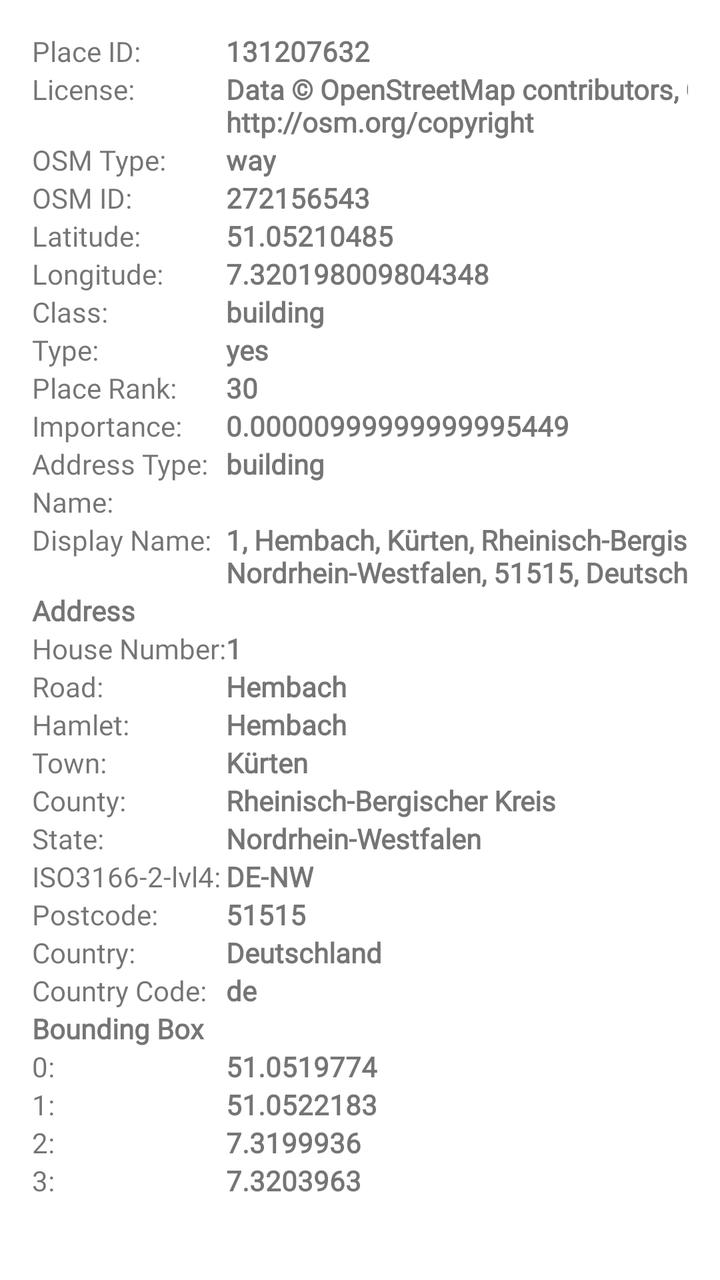
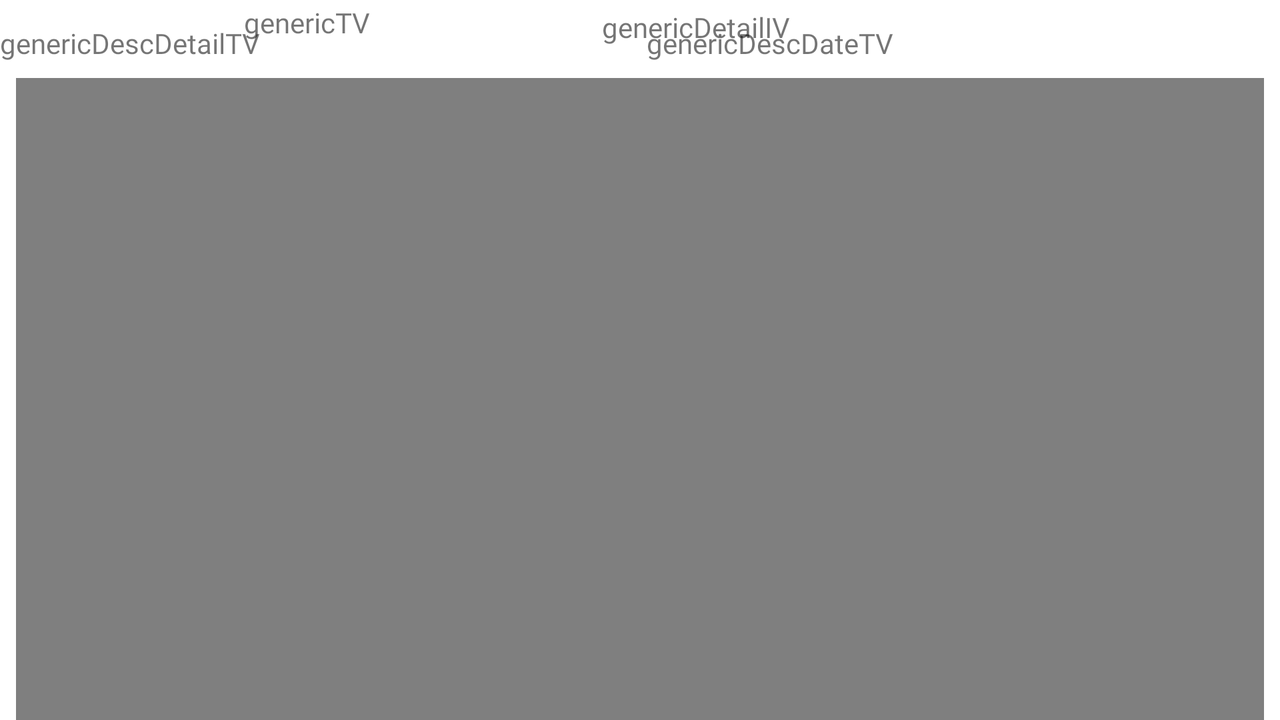

Two renders of one Android screen. The first uses the default layout on a phone; the second uses the alternative layout the repository ships for a different screen configuration, on a matching device. The two XML files are below.
<!-- AndroidManifest.xml: application theme Theme.TickTrax_GEO -->
<!-- res/layout/fragment_home_detail.xml -->
<?xml version="1.0" encoding="utf-8"?>
<ScrollView xmlns:android="http://schemas.android.com/apk/res/android"
    android:layout_width="match_parent"
    android:layout_height="match_parent">

    <GridLayout
        android:layout_width="match_parent"
        android:layout_height="wrap_content"
        android:columnCount="2"
        android:orientation="horizontal"
        android:padding="16dp"
        android:rowCount="21">

        <TextView
            android:layout_width="wrap_content"
            android:layout_height="wrap_content"
            android:text="Place ID:" />

        <TextView
            android:id="@+id/placeIdTV"
            android:layout_width="wrap_content"
            android:layout_height="wrap_content"
            android:text="131207632"
            android:textStyle="bold" />

        <TextView
            android:layout_width="wrap_content"
            android:layout_height="wrap_content"
            android:text="License:" />

        <TextView
            android:id="@+id/licenseTV"
            android:layout_width="wrap_content"
            android:layout_height="wrap_content"
            android:text='"Data © OpenStreetMap contributors, ODbL 1.0. http://osm.org/copyright"'
            android:textStyle="bold" />

        <TextView
            android:layout_width="wrap_content"
            android:layout_height="wrap_content"
            android:text="OSM Type:" />

        <TextView
            android:id="@+id/osmTypeTV"
            android:layout_width="wrap_content"
            android:layout_height="wrap_content"
            android:text='"way"'
            android:textStyle="bold" />

        <TextView
            android:layout_width="wrap_content"
            android:layout_height="wrap_content"
            android:text="OSM ID:" />

        <TextView
            android:id="@+id/osmIdTV"
            android:layout_width="wrap_content"
            android:layout_height="wrap_content"
            android:text="272156543"
            android:textStyle="bold" />

        <TextView
            android:layout_width="wrap_content"
            android:layout_height="wrap_content"
            android:text="Latitude:" />

        <TextView
            android:id="@+id/latTV"
            android:layout_width="wrap_content"
            android:layout_height="wrap_content"
            android:text='"51.05210485"'
            android:textStyle="bold" />

        <TextView
            android:layout_width="wrap_content"
            android:layout_height="wrap_content"
            android:text="Longitude:" />

        <TextView
            android:id="@+id/lonTV"
            android:layout_width="wrap_content"
            android:layout_height="wrap_content"
            android:text='"7.320198009804348"'
            android:textStyle="bold" />

        <TextView
            android:layout_width="wrap_content"
            android:layout_height="wrap_content"
            android:text="Class:" />

        <TextView
            android:id="@+id/classTV"
            android:layout_width="wrap_content"
            android:layout_height="wrap_content"
            android:text='"building"'
            android:textStyle="bold" />

        <TextView
            android:layout_width="wrap_content"
            android:layout_height="wrap_content"
            android:text="Type:" />

        <TextView
            android:id="@+id/typeTV"
            android:layout_width="wrap_content"
            android:layout_height="wrap_content"
            android:text='"yes"'
            android:textStyle="bold" />

        <TextView
            android:layout_width="wrap_content"
            android:layout_height="wrap_content"
            android:text="Place Rank:" />

        <TextView
            android:id="@+id/placeRankTV"
            android:layout_width="wrap_content"
            android:layout_height="wrap_content"
            android:text="30"
            android:textStyle="bold" />

        <TextView
            android:layout_width="wrap_content"
            android:layout_height="wrap_content"
            android:text="Importance:" />

        <TextView
            android:id="@+id/importanceTV"
            android:layout_width="wrap_content"
            android:layout_height="wrap_content"
            android:text='"0.00000999999999995449"'
            android:textStyle="bold" />

        <TextView
            android:layout_width="wrap_content"
            android:layout_height="wrap_content"
            android:text="Address Type:" />

        <TextView
            android:id="@+id/addressTypeTV"
            android:layout_width="wrap_content"
            android:layout_height="wrap_content"
            android:text='"building"'
            android:textStyle="bold" />

        <TextView
            android:layout_width="wrap_content"
            android:layout_height="wrap_content"
            android:text="Name:" />

        <TextView
            android:id="@+id/nameTV"
            android:layout_width="wrap_content"
            android:layout_height="wrap_content"
            android:text=""
            android:textStyle="bold" />

        <TextView
            android:layout_width="wrap_content"
            android:layout_height="wrap_content"
            android:text="Display Name:" />

        <TextView
            android:id="@+id/displayNameTV"
            android:layout_width="wrap_content"
            android:layout_height="wrap_content"
            android:text='"1, Hembach, Kürten, Rheinisch-Bergischer Kreis, Nordrhein-Westfalen, 51515, Deutschland"'
            android:textStyle="bold" />

        <TextView
            android:layout_width="wrap_content"
            android:layout_height="wrap_content"
            android:text="Address"
            android:textStyle="bold" />

        <TextView
            android:layout_width="wrap_content"
            android:layout_height="wrap_content"
            android:text='' />

        <TextView
            android:layout_width="wrap_content"
            android:layout_height="wrap_content"
            android:text="House Number:" />

        <TextView
            android:id="@+id/houseNumberTV"
            android:layout_width="wrap_content"
            android:layout_height="wrap_content"
            android:text='"1"'
            android:textStyle="bold" />

        <TextView
            android:layout_width="wrap_content"
            android:layout_height="wrap_content"
            android:text="Road:" />

        <TextView
            android:id="@+id/roadTV"
            android:layout_width="wrap_content"
            android:layout_height="wrap_content"
            android:text='"Hembach"'
            android:textStyle="bold" />

        <TextView
            android:layout_width="wrap_content"
            android:layout_height="wrap_content"
            android:text="Hamlet:" />

        <TextView
            android:id="@+id/hamletTV"
            android:layout_width="wrap_content"
            android:layout_height="wrap_content"
            android:text='"Hembach"'
            android:textStyle="bold" />

        <TextView
            android:layout_width="wrap_content"
            android:layout_height="wrap_content"
            android:text="Town:" />

        <TextView
            android:id="@+id/townTV"
            android:layout_width="wrap_content"
            android:layout_height="wrap_content"
            android:text='"Kürten"'
            android:textStyle="bold" />

        <TextView
            android:layout_width="wrap_content"
            android:layout_height="wrap_content"
            android:text="County:" />

        <TextView
            android:id="@+id/countyTV"
            android:layout_width="wrap_content"
            android:layout_height="wrap_content"
            android:text='"Rheinisch-Bergischer Kreis"'
            android:textStyle="bold" />

        <TextView
            android:layout_width="wrap_content"
            android:layout_height="wrap_content"
            android:text="State:" />

        <TextView
            android:id="@+id/stateTV"
            android:layout_width="wrap_content"
            android:layout_height="wrap_content"
            android:text='"Nordrhein-Westfalen"'
            android:textStyle="bold" />

        <TextView
            android:layout_width="wrap_content"
            android:layout_height="wrap_content"
            android:text="ISO3166-2-lvl4:" />

        <TextView
            android:id="@+id/iso3166lvl4TV"
            android:layout_width="wrap_content"
            android:layout_height="wrap_content"
            android:text='"DE-NW"'
            android:textStyle="bold" />

        <TextView
            android:layout_width="wrap_content"
            android:layout_height="wrap_content"
            android:text="Postcode:" />

        <TextView
            android:id="@+id/postcodeTV"
            android:layout_width="wrap_content"
            android:layout_height="wrap_content"
            android:text='"51515"'
            android:textStyle="bold" />

        <TextView
            android:layout_width="wrap_content"
            android:layout_height="wrap_content"
            android:text="Country:" />

        <TextView
            android:id="@+id/countryTV"
            android:layout_width="wrap_content"
            android:layout_height="wrap_content"
            android:text='"Deutschland"'
            android:textStyle="bold" />

        <TextView
            android:layout_width="wrap_content"
            android:layout_height="wrap_content"
            android:text="Country Code:" />

        <TextView
            android:id="@+id/countryCodeTV"
            android:layout_width="wrap_content"
            android:layout_height="wrap_content"
            android:text='"de"'
            android:textStyle="bold" />

        <TextView
            android:layout_width="wrap_content"
            android:layout_height="wrap_content"
            android:text="Bounding Box"
            android:textStyle="bold" />

        <TextView
            android:layout_width="wrap_content"
            android:layout_height="wrap_content"
            android:text='' />

        <TextView
            android:layout_width="wrap_content"
            android:layout_height="wrap_content"
            android:text='0:' />

        <TextView
            android:id="@+id/boundingBox0TV"
            android:layout_width="wrap_content"
            android:layout_height="wrap_content"
            android:text='"51.0519774"'
            android:textStyle="bold" />

        <TextView
            android:layout_width="wrap_content"
            android:layout_height="wrap_content"
            android:text='1:' />

        <TextView
            android:id="@+id/boundingBox1TV"
            android:layout_width="wrap_content"
            android:layout_height="wrap_content"
            android:text='"51.0522183"'
            android:textStyle="bold" />

        <TextView
            android:layout_width="wrap_content"
            android:layout_height="wrap_content"
            android:text='2:' />

        <TextView
            android:id="@+id/boundingBox2TV"
            android:layout_width="wrap_content"
            android:layout_height="wrap_content"
            android:text='"7.3199936"'
            android:textStyle="bold" />

        <TextView
            android:layout_width="wrap_content"
            android:layout_height="wrap_content"
            android:text='3:' />

        <TextView
            android:id="@+id/boundingBox3TV"
            android:layout_width="wrap_content"
            android:layout_height="wrap_content"
            android:text='"7.3203963"'
            android:textStyle="bold" />

    </GridLayout>
</ScrollView>
<!-- resources referenced by this layout -->
<resources>
  <style name="Theme.TickTrax_GEO" parent="Theme.MaterialComponents.DayNight.DarkActionBar">
          
          
          <item name="fontFamily">@font/jetbrainsmononerdfont_regular</item> 
      </style>
</resources>
<!-- res/layout-land/fragment_home_detail.xml (the repository's variant of the layout above) -->
<!-- drawn on the phone turned sideways -->
<?xml version="1.0" encoding="utf-8"?>
<androidx.constraintlayout.widget.ConstraintLayout
    xmlns:android="http://schemas.android.com/apk/res/android"
    xmlns:app="http://schemas.android.com/apk/res-auto"
    xmlns:tools="http://schemas.android.com/tools"
    android:layout_width="match_parent"
    android:layout_height="match_parent"
    tools:context=".ui.Home_Detail_Fragment">

    

    <TextView
        android:id="@+id/genericTV"
        android:layout_width="wrap_content"
        android:layout_height="wrap_content"
        android:text="genericTV"
        app:layout_constraintBottom_toBottomOf="@+id/genericDescDateTV"
        app:layout_constraintEnd_toStartOf="@+id/imageIV"
        app:layout_constraintHorizontal_bias="0.264"
        app:layout_constraintStart_toStartOf="parent"
        app:layout_constraintTop_toTopOf="parent"
        app:layout_constraintVertical_bias="0.138" />

    <TextView
        android:id="@+id/genericDetailTV"
        android:layout_width="wrap_content"
        android:layout_height="wrap_content"
        android:layout_marginTop="4dp"
        android:text="genericDetailIV"
        app:layout_constraintEnd_toStartOf="@+id/imageIV"
        app:layout_constraintHorizontal_bias="0.698"
        app:layout_constraintStart_toStartOf="parent"
        app:layout_constraintTop_toTopOf="parent" />

    <ImageView
        android:id="@+id/imageIV"
        android:layout_width="wrap_content"
        android:layout_height="wrap_content"
        android:src="@drawable/baseline_image_24"
        app:layout_constraintEnd_toEndOf="parent"
        app:layout_constraintHorizontal_bias="0.821"
        app:layout_constraintStart_toStartOf="parent"
        app:layout_constraintTop_toTopOf="parent" />

    <TextView
        android:id="@+id/genericDescDetailTV"
        android:layout_width="wrap_content"
        android:layout_height="wrap_content"
        android:layout_marginTop="12dp"
        android:text="genericDescDetailTV"
        app:layout_constraintStart_toStartOf="parent"
        app:layout_constraintTop_toBottomOf="@+id/imageIV" />

    <TextView
        android:id="@+id/genericDescDateTV"
        android:layout_width="wrap_content"
        android:layout_height="0dp"
        android:layout_marginTop="12dp"
        android:text="genericDescDateTV"
        app:layout_constraintEnd_toEndOf="parent"
        app:layout_constraintStart_toEndOf="@+id/genericDescDetailTV"
        app:layout_constraintTop_toBottomOf="@+id/imageIV" />

    <VideoView
        android:id="@+id/genericVV"
        android:layout_width="match_parent"
        android:layout_height="wrap_content"
        android:layout_alignParentLeft="true"
        android:layout_alignParentRight="true"
        android:layout_centerInParent="true"
        android:layout_marginStart="8dp"
        android:layout_marginTop="8dp"
        android:layout_marginEnd="8dp"
        android:layout_marginBottom="8dp"
        android:focusable="false"
        android:focusableInTouchMode="false"
        app:layout_constraintBottom_toBottomOf="parent"
        app:layout_constraintEnd_toEndOf="parent"
        app:layout_constraintHorizontal_bias="0.0"
        app:layout_constraintStart_toStartOf="parent"
        app:layout_constraintTop_toBottomOf="@+id/genericDescDateTV"
        app:layout_constraintVertical_bias="0.0" />
</androidx.constraintlayout.widget.ConstraintLayout>
